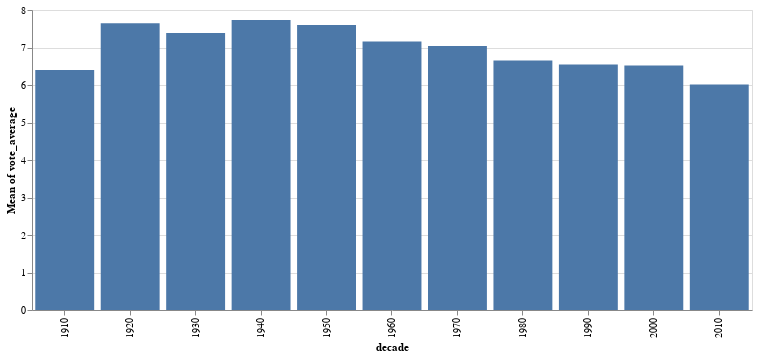

Here is the notebook cell this chart was saved with:
### Code cell
alt.Chart(clean_movies,width=720).mark_bar().encode(
    alt.Y('mean(vote_average)'),
    alt.X('decade:O')
)

### Figure 1 — Vega-Lite specification as saved in the notebook (floating-point values rounded to 4 significant figures; data arrays with more than 128 entries replaced by an {"elided": "..."} marker saying what was removed)
{"config": {"view": {"continuousWidth": 400, "continuousHeight": 300}}, "data": {"name": "data-1a4418cf8042b822af4a913271300e81"}, "mark": "bar", "encoding": {"x": {"type": "ordinal", "field": "decade"}, "y": {"type": "quantitative", "aggregate": "mean", "field": "vote_average"}}, "width": 720, "$schema": "https://vega.github.io/schema/vega-lite/v4.0.2.json", "datasets": {"data-1a4418cf8042b822af4a913271300e81": {"elided": "1301 records"}}}
